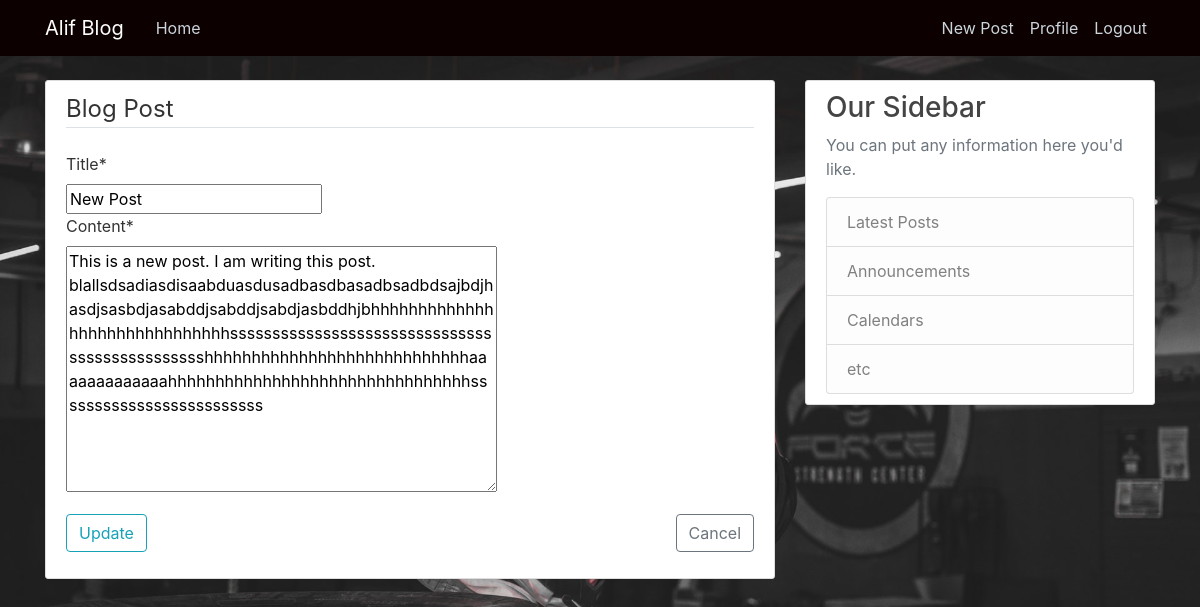
The page /blog_app/post_detail/27/update/ (signed in) on the database its author committed.
### blog_app/models.py (models this page shows, shortened)
class Post(models.Model):
    title = models.CharField(max_length=50)
    date_posted = models.DateTimeField(default=timezone.now)
    content = models.TextField()
    author = models.ForeignKey(User, on_delete=models.CASCADE)
    class Meta:
        verbose_name = 'Post'
        verbose_name_plural = 'Posts'

### blog_app/views.py (the view, shortened to what this page needs)
# urls.py: path('post_detail/<int:pk>/update/', PostUpdateView.as_view(), name='post_update'),
class PostUpdateView(LoginRequiredMixin, UserPassesTestMixin, UpdateView):
    model = Post
    fields = ['title', 'content']
    def test_func(self):
        post = self.get_object()
        if self.request.user == post.author:
            return True
        return False

### templates/blog_app/post_form.html (shortened to what this page needs)
{% extends 'blog_app/blog_base.html' %}
{% load crispy_forms_tags %}
{% block content %}
    <div class="content-section">
        <form method="post">
            <fieldset class="form-group">
                <legend class="border-bottom mb-4">Blog Post</legend>
                {{ form|crispy }}
            </fieldset>
            <div class="form-group">
                <button class="btn btn-outline-info" type="submit">{% if object.pk %}
                                                                            Update
                                                                    {% else %}
                                                                            Post
                                                                    {% endif %}</button>
                <a class="btn btn-outline-secondary float-right" href="{% if object.pk %}
                                                                                {% url 'blog_app:post_detail' object.pk %}
                                                                        {% else %}
                                                                                {% url 'blog_app:blog_index' %}
                                                                        {% endif %}">Cancel</a>
            </div>
        </form>
    </div>
{% endblock %}

### static/blog_app/css/main.css (style rules this page uses)
body { background: #fafafa; color: #333333; margin-top: 5rem; background: url('../../images/p1.jpg'); background-repeat: no-repeat; background-size: cover; }
.content-section { background: #ffffff; padding: 10px 20px; border: 1px solid #dddddd; border-radius: 3px; margin-bottom: 20px; }

### rows shown on the page
Post: title "New Post", content "This is a new post. I am writing this post. blallsdsadiasdisaabduasdusadbasdbasadbsadbdsajbdjhasdjsasbdjasabddjsabddjsabdjasbddhjbhhhhhhhhhhhhhhhhhhhhhhhhhhhhhhssssssssssssssssssssssssssssssssssssssssssssssshhhhhhhhhhhhhhhhhhhhhhhhhhhhaaaaaaaaaaaaahhhhhhhhhhhhhhhhhhhhhhhhhhhhhhhhsssssssssssssssssssssssss"
